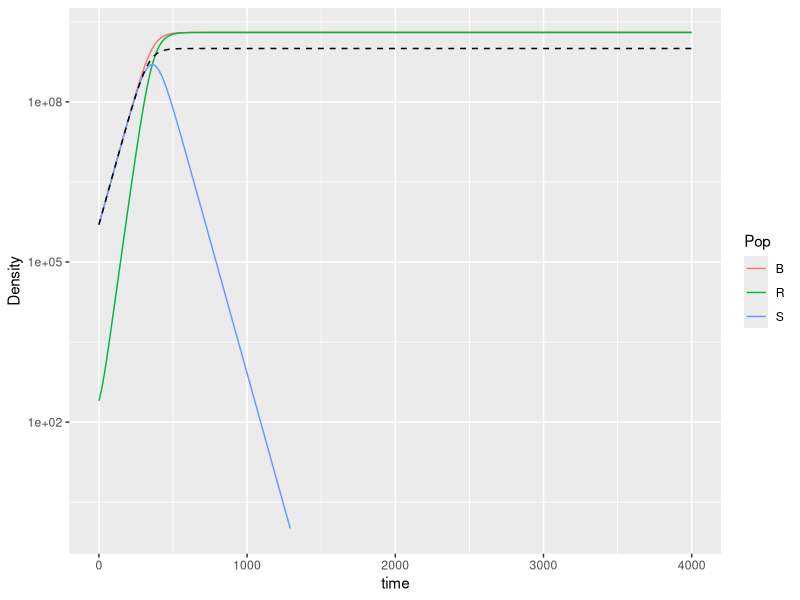
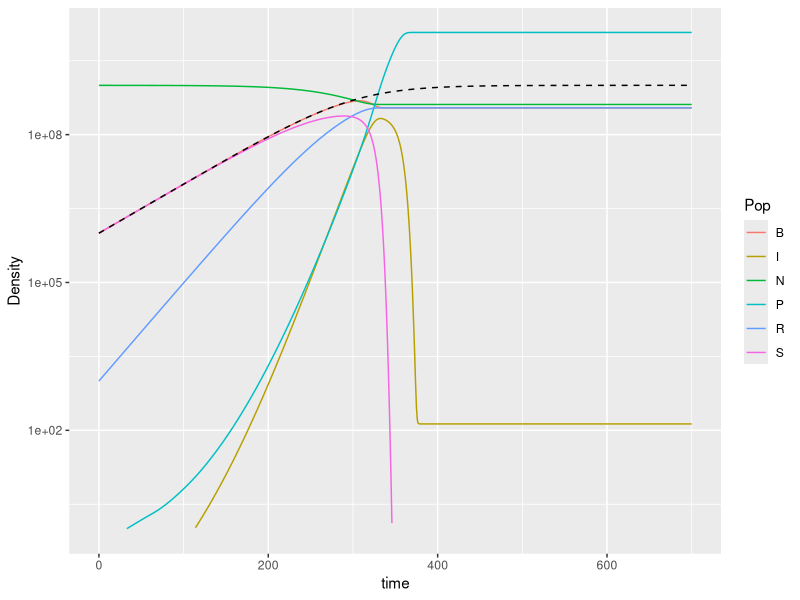
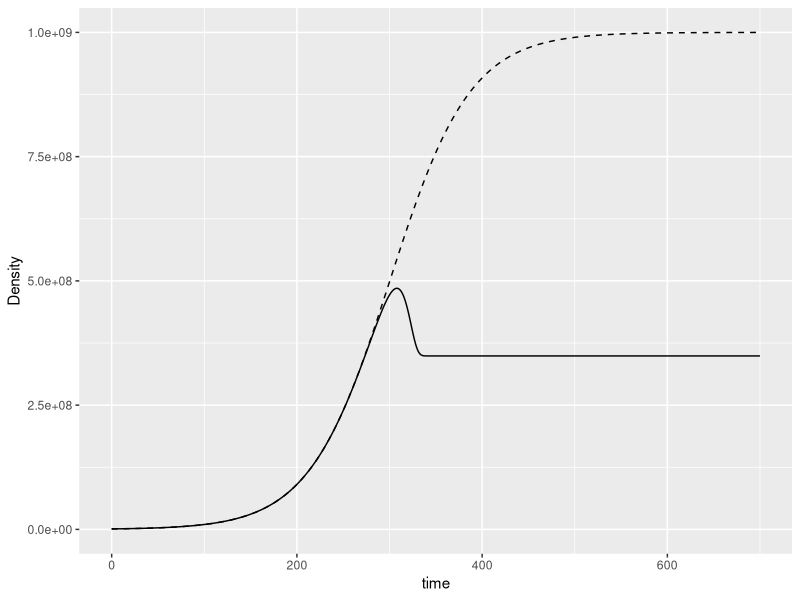

These charts were generated, in order, by the following R code:
library(deSolve)
library(ggplot2)
library(dplyr)

derivsx <- function(t, y, parms) {
  #The derivs function must return the derivative of all the variables at a
  # given time, in a list
  
  #Set small/negative y values to 0 so they don't affect the dN's
  y[y < parms["thresh_min_dens"]] <- 0
  
  #Create output vector
  dY <- c(S = 0, R = 0)
  
  ##Calculate dS
  #dS/dt = u_S*S - 2*u_S*S*(S+R)/k
  dY["S"] <- (
    parms["u_S"] * y["S"] 
    - parms["u_S"] * y["S"] * (y["S"] + y["R"])/parms["k"])

  #Calculate dR
  #dR/dt = 2*u_S*S*(S+R)/k
  dY["R"] <- parms["u_S"] * y["S"] * (y["S"] + y["R"])/parms["k"] 
  
  #Issue warning about too large pop (if warnings is TRUE)
  if (parms["warnings"]==1 & any(y > 10**100)) {
    warning(paste("pop(s)",
                  paste(which(y > 10**100), collapse = ","),
                  "exceed max limit, 10^100, returning dY = 0"))
  }
  dY[y > 10**100] <- 0
  
  #From documentation: The return value of func should be a list, whose first 
  #element is a vector containing the derivatives of y with respect to time
  return(list(dY))
}

derivsy <- function(t, y, parms) {
  #The derivs function must return the derivative of all the variables at a
  # given time, in a list
  
  #Set small/negative y values to 0 so they don't affect the dN's
  y[y < parms["thresh_min_dens"]] <- 0
  
  #Create output vector
  dY <- c(S = 0, I = 0, P = 0, R = 0, N = 0)
  
  #For all equations, let
  # a_t = a * (1 - f + f*(N/k)^v_a1)^v_a2
  # a_tau = a * (1 - f + f*(N(t-tau)/k)^v_a1)^v_a2
  a_t <- 
    parms["a"] *
    (1 - parms["f"] +
       parms["f"]*(y["N"]/parms["k"])**parms["v_a1"])**parms["v_a2"]
  if (t < parms["tau"]) {
    a_tau <- 0
  } else {
    a_tau <- 
      parms["a"] *
      (1 - parms["f"] +
         parms["f"] * (lagvalue(t-parms["tau"], 5)/
                         parms["k"])**parms["v_a1"])**parms["v_a2"]
  }
  
  ##Calculate dS
  #dS/dt = u_S*S - 2*u_S*S*(k-N)/k - a_t * SP
  dY["S"] <- (
    parms["u_S"] * y["S"] 
    - 2*parms["u_S"] * y["S"] * (parms["k"]-y["N"])/parms["k"] 
    - a_t * y["S"] * y["P"])
    
  ##Calculate dI
  #dI/dt = a_t*SP - a_tau*S(t-tau)P(t-tau)
  if (t < parms["tau"]) {
    dY["I"] <- a_t * y["S"] * y["P"]
  } else {
    dY["I"] <- a_t * y["S"]*y["P"] - 
      a_tau * lagvalue(t - parms["tau"], 1)*lagvalue(t - parms["tau"], 3)
  }
  
  ##Calculate dP
  #dP/dt = b*a_tau*S(t-tau)P(t-tau) - a_t*SP - a_t*zIP
  if (t < parms["tau"]) {
    dY["P"] <- -a_t * y["S"] * y["P"] -
      a_t * parms["z"] * y["I"] * y["P"]
  } else {
    dY["P"] <- 
      parms["b"]*a_tau*lagvalue(t-parms["tau"], 1)*lagvalue(t-parms["tau"], 3) - 
      a_t*y["S"]*y["P"] -
      a_t * parms["z"] * y["I"] * y["P"]
  }
  
  #Calculate dR
  #dR/dt = 2*u_S*S*(k-N)/k
  dY["R"] <- 2*parms["u_S"] * y["S"] * (parms["k"]-y["N"])/parms["k"]
  
  #Calculate dN
  #dN/dt = - u_S*S
  #        + d*a_tau*S(t-tau)P(t-tau)
  if (t < parms["tau"]) {
    dY["N"] <- -parms["u_S"] * y["S"]
  } else {
    dY["N"] <- -parms["u_S"] * y["S"] +
      parms["d"]*a_tau*lagvalue(t-parms["tau"],1)*lagvalue(t-parms["tau"],3)
  }
  
  #Issue warning about too large pop (if warnings is TRUE)
  if (parms["warnings"]==1 & any(y > 10**100)) {
    warning(paste("pop(s)",
                  paste(which(y > 10**100), collapse = ","),
                  "exceed max limit, 10^100, returning dY = 0"))
  }
  dY[y > 10**100] <- 0
  
  #From documentation: The return value of func should be a list, whose first 
  #element is a vector containing the derivatives of y with respect to time
  return(list(dY))
}

times <- seq(from = 0, to = 4000, by = 1)

yinit <- c("S" = 5*10**5, "R" = 250)
params <- c(u_S = 0.023,
            k = 10**9,
            warnings = 1, thresh_min_dens = 10**-100)

test <- as.data.frame(dede(y = yinit, times = times, func = derivsx, 
                           parms = params, hmax = 0.1))
test$B <- test$S + test$R
test$pred <- params[["k"]]/
  (1+((params[["k"]] - yinit[["S"]])/yinit[["S"]])*
     exp(-params[["u_S"]]*test$time))
test2 <- tidyr::pivot_longer(test, cols = -c(time), 
                             names_to = "Pop", values_to = "Density")
ggplot(data = filter(test2, Pop %in% c("S", "N", "R", "B")), 
       aes(x = time, y = Density, color = Pop)) +
  geom_line() + scale_y_continuous(trans = "log10", limits = c(1, NA)) +
  geom_line(data = filter(test2, Pop == "pred"), lty = 2, color = "black")
tail(test)
print(tail(test$B), digits = 10)
print(tail(test$R), digits = 10)

#Weird, there's an error where B is (S_0 - 10^4)^2 higher than it should be
#no idea why
#Also, why is 2* in the derivs function correct?


times <- seq(from = 0, to = 700, by = 1)

yinit <- c("S" = 10**6, "I" = 0, "P" = 1, "R" = 1000, 
           "N" = (10**9 - 10**6 - 1000))
params <- c(u_S = 0.023,
            k = 10**9,
            a = 5*10**-10,
            tau = 31.6,
            b = 50,
            f = 1,
            d = 0,
            v_a1 = 0, v_a2 = 0,
            z = 0,
            warnings = 1, thresh_min_dens = 10**-100)
  
test <- as.data.frame(dede(y = yinit, times = times, func = derivsy, 
                           parms = params))
test$B <- test$S + test$R
test$pred <- params[["k"]]/
  (1+((params[["k"]] - yinit[["S"]])/yinit[["S"]])*
     exp(-params[["u_S"]]*test$time))
test2 <- tidyr::pivot_longer(test, cols = -c(time), 
                             names_to = "Pop", values_to = "Density")
ggplot(data = filter(test2, Pop %in% c("S", "I", "P", "N", "R", "B")), 
       aes(x = time, y = Density, color = Pop)) +
  geom_line() + scale_y_continuous(trans = "log10", limits = c(1, NA)) +
  geom_line(data = filter(test2, Pop == "pred"), lty = 2, color = "black")
tail(test)

ggplot(data = filter(test2, Pop == "B"), 
       aes(x = time, y = Density)) +
  geom_line() +
  geom_line(data = filter(test2, Pop == "pred"), lty = 2, color = "black")


derivsz <- function(t, y, parms) {
  #The derivs function must return the derivative of all the variables at a
  # given time, in a list
  
  #Set small/negative y values to 0 so they don't affect the dN's
  y[y < parms["thresh_min_dens"]] <- 0
  
  #Create output vector
  dY <- c(S1 = 0, S2 = 0, I1 = 0, I2 = 0, P = 0, N = 0)
  
  #For all equations, let
  # afrac_t = (1 - f + f*(N/k)^v_a1)^v_a2
  # afrac_tau = (1 - f + f*(N(t-tau)/k)^v_a1)^v_a2
  afrac_t <- 
    (1 - parms["f"] +
       parms["f"]*(y["N"]/parms["k"])**parms["v_a1"])**parms["v_a2"]
  if (t < parms["tau"]) {
    afrac_tau <- 0
  } else {
    afrac_tau <- 
      (1 - parms["f"] +
         parms["f"] * (lagvalue(t-parms["tau"], 6)/
                         parms["k"])**parms["v_a1"])**parms["v_a2"]
  }
  
  ##Calculate dS1
  #dS1/dt = u_S1*S1 - 2*u_S1*S*(k-N)/k - afrac_t * a_S1 * S1*P
  dY["S1"] <- (
    parms["u_S1"] * y["S1"] 
    - 2*parms["u_S1"] * y["S1"] * (parms["k"]-y["N"])/parms["k"] 
    - afrac_t * parms["a_S1"] * y["S1"] * y["P"])
  
  #Calculate dS2
  #dS2/dt = 2*u_S1*S1*(k-N)/k - afrac_t * a_S2 * S2*P
  dY["S2"] <- 
    (2*parms["u_S1"] * y["S1"] * (parms["k"]-y["N"])/parms["k"]
     - afrac_t * parms["a_S2"] * y["S2"] * y["P"])
    
  ##Calculate dI1
  #dI1/dt = afrac_t * a_S1 * S1*P 
  #        - afrac_tau * a_S1 * S1(t-tau) * P(t-tau) 
  if (t < parms["tau"]) {
    dY["I1"] <- afrac_t * y["P"] * parms["a_S1"] * y["S1"]
  } else {
    dY["I1"] <- 
      (afrac_t * parms["a_S1"] * y["S1"] * y["P"] 
       - afrac_tau * parms["a_S1"] *
         lagvalue(t-parms["tau"],1) * lagvalue(t-parms["tau"],5)
      )
  }
  
  ##Calculate dI2
  #dI2/dt = afrac_t * a_S2 * S2*P
  #        - afrac_tau * a_S2 * P(t-tau) * S2(t-tau)
  if (t < parms["tau"]) {
    dY["I2"] <- afrac_t * y["P"] * parms["a_S2"] * y["S2"]
  } else {
    dY["I"] <- 
      (afrac_t * parms["a_S2"] * y["S2"] * y["P"] 
       - afrac_tau * parms["a_S2"] *
         lagvalue(t-parms["tau"],2) * lagvalue(t-parms["tau"],5)
      )
  }
  
  ##Calculate dP
  #dP/dt = b * afrac_tau * a_S1 * P(t-tau) * S1(t-tau) 
  #        b * afrac_tau * a_S2 * P(t-tau) * S2(t-tau)
  #        - afrac_t * a_S1 * S1*P
  #        - afrac_t * a_S2 * S2*P
  #        - z * afrac_t * a_S1 * I1 * P
  #        - z * afrac_t * a_S2 * I2 * P
  #        (factored in the code for efficiency)
  if (t < parms["tau"]) {
    dY["P"] <- 
      -afrac_t * y["P"] *
      ((parms["a_S1"] * y["S1"] + parms["a_S2"] * y["S2"])
       - parms["z"] * (parms["a_S1"] * y["I1"] + parms["a_S2"] * y["I2"]))
  } else {
    dY["P"] <- 
      (parms["b"]*afrac_tau*lagvalue(t-parms["tau"], 5)*
         (parms["a_S1"]*lagvalue(t-parms["tau"], 1) +
          parms["a_S2"]*lagvalue(t-parms["tau"], 2))
       -afrac_t * y["P"] *
         ((parms["a_S1"] * y["S1"] + parms["a_S2"] * y["S2"])
          - parms["z"] * (parms["a_S1"] * y["I1"] + parms["a_S2"] * y["I2"]))
      )
  }
  
  #Calculate dN
  #dN/dt = - u_S1*S1
  #        + d*afrac_tau * a_S1 * S1(t-tau) * P(t-tau)  
  #        + d*afrac_tau * a_S2 * S2(t-tau) * P(t-tau) 
  #        (factored in code for efficiency)
  if (t < parms["tau"]) {
    dY["N"] <- - parms["u_S1"] * y["S1"]
  } else {
    dY["N"] <- 
      (- parms["u_S1"] * y["S1"] 
       + parms["d"]*afrac_tau*lagvalue(t-parms["tau"],5)*
         (parms["a_S1"]*lagvalue(t-parms["tau"],1) +
          parms["a_S2"]*lagvalue(t-parms["tau"],2)))
  }
  
  #Issue warning about too large pop (if warnings is TRUE)
  if (parms["warnings"]==1 & any(y > 10**100)) {
    warning(paste("pop(s)",
                  paste(which(y > 10**100), collapse = ","),
                  "exceed max limit, 10^100, returning dY = 0"))
  }
  dY[y > 10**100] <- 0
  
  #From documentation: The return value of func should be a list, whose first 
  #element is a vector containing the derivatives of y with respect to time
  return(list(dY))
}
